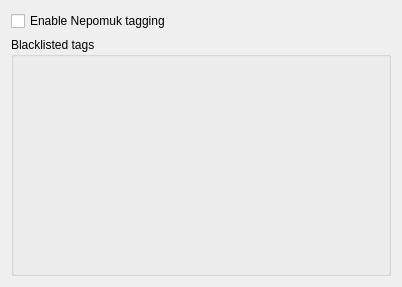
<?xml version="1.0" encoding="UTF-8"?>
<ui version="4.0">
 <class>NepomukPage</class>
 <widget class="QWidget" name="NepomukPage">
  <property name="geometry">
   <rect>
    <x>0</x>
    <y>0</y>
    <width>402</width>
    <height>287</height>
   </rect>
  </property>
  <property name="windowTitle">
   <string/>
  </property>
  <layout class="QVBoxLayout" name="verticalLayout">
   <item>
    <widget class="QCheckBox" name="kcfg_nepomukEnabled">
     <property name="enabled">
      <bool>true</bool>
     </property>
     <property name="whatsThis">
      <string>Check this to enable semantic tagging of the downloaded images, using Nepomuk.</string>
     </property>
     <property name="text">
      <string>Enable Nepomuk tagging</string>
     </property>
    </widget>
   </item>
   <item>
    <widget class="KEditListBox" name="kcfg_tagBlacklist">
     <property name="enabled">
      <bool>true</bool>
     </property>
     <property name="whatsThis">
      <string>Insert tags that you do not want to appear in your searches, regardless of the rating. They will also be excluded if the Nepomuk tagging is enabled.</string>
     </property>
     <property name="title">
      <string>Blacklisted tags</string>
     </property>
     <property name="flat">
      <bool>true</bool>
     </property>
     <property name="checkable">
      <bool>false</bool>
     </property>
     <property name="buttons">
      <set>KEditListBox::Add|KEditListBox::Remove</set>
     </property>
    </widget>
   </item>
  </layout>
 </widget>
 <customwidgets>
  <customwidget>
   <class>KEditListBox</class>
   <extends>QGroupBox</extends>
   <header>keditlistbox.h</header>
  </customwidget>
 </customwidgets>
 <resources/>
 <connections/>
</ui>
